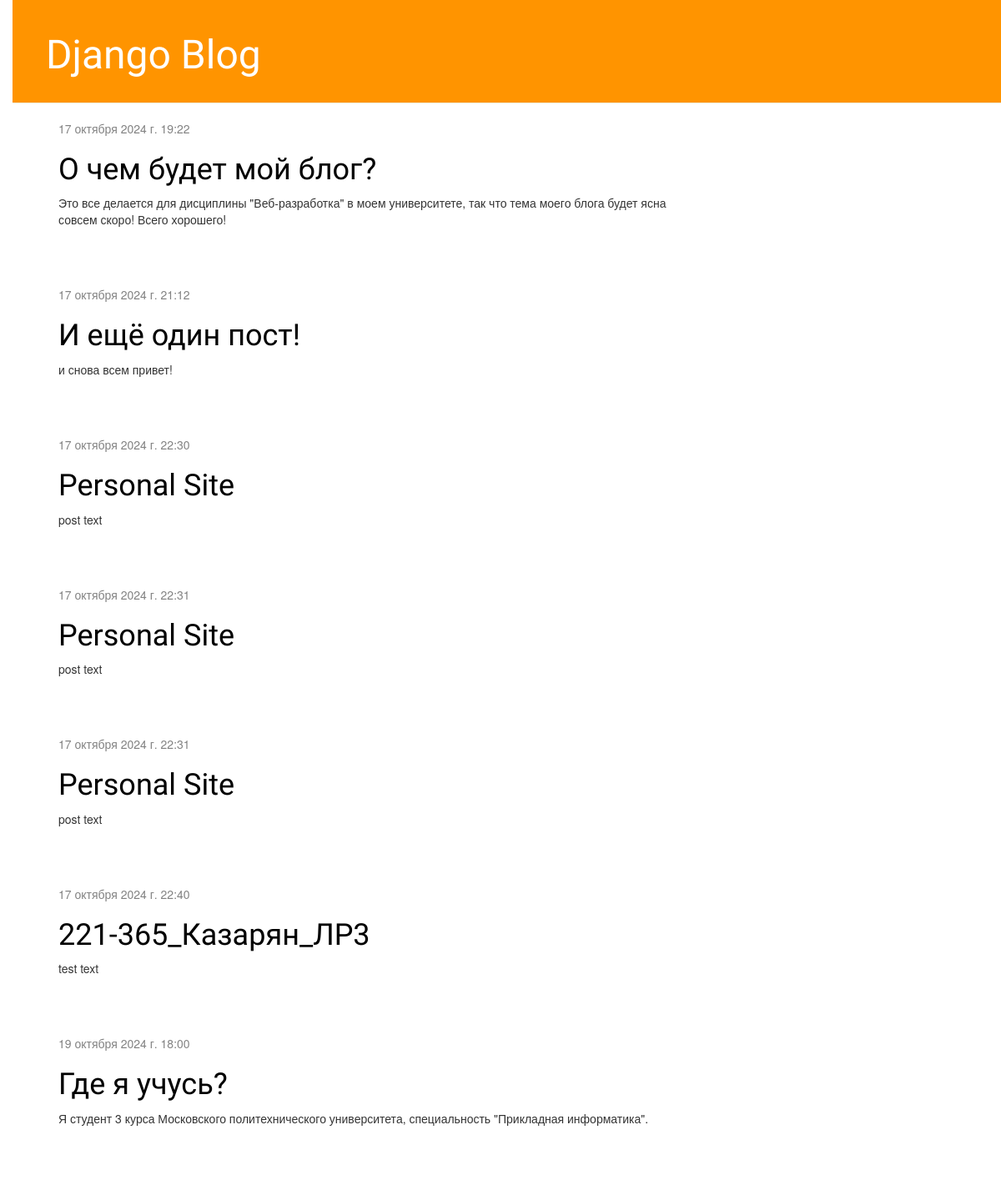
The page / on the database its author committed.
### blog/models.py (models this page shows, shortened)
class Post(models.Model):
    author = models.ForeignKey(settings.AUTH_USER_MODEL, on_delete=models.CASCADE)
    title = models.CharField(max_length=200)
    text = models.TextField()
    created_date = models.DateTimeField(default=timezone.now)
    published_date = models.DateTimeField(blank=True, null=True)

### blog/views.py (the view)
# urls.py: path('', views.post_list, name='post_list'),
def post_list(request):
    posts = Post.objects.filter(published_date__lte=timezone.now()).order_by('published_date')
    return render(request, 'blog/post_list.html', {'posts': posts})

### blog/templates/blog/post_list.html
{% extends 'blog/base.html' %}
{% block content %}
    {% for post in posts %}
        <div class="post">
            <div class="date">
                {{ post.published_date }}
            </div>
            <h1><a href="">{{ post.title }}</a></h1>
            <p>{{ post.text|linebreaksbr }}</p>
        </div>
    {% endfor %}
{% endblock %}

### blog/static/css/blog.css (style rules this page uses)
body { padding-left: 15px; }
h1, h2, h3, h4 { font-family: 'Lobster', cursive; }
.date { color: #828282; }
.post { margin-bottom: 70px; }
.post h1 a, .post h1 a:visited { color: #000000; }

### rows shown on the page
Post: published_date "17 октября 2024 г. 19:22", title "О чем будет мой блог?", text "Это все делается для дисциплины \"Веб-разработка\" в моем университете, так что тема моего блога будет ясна совсем скоро! Всего хорошего!"
Post: published_date "17 октября 2024 г. 21:12", title "И ещё один пост!", text "и снова всем привет!"
Post: published_date "17 октября 2024 г. 22:30", title "Personal Site", text "post text"
Post: published_date "17 октября 2024 г. 22:31", title "Personal Site", text "post text"
Post: published_date "17 октября 2024 г. 22:31", title "Personal Site", text "post text"
Post: published_date "17 октября 2024 г. 22:40", title "221-365_Казарян_ЛР3", text "test text"
Post: published_date "19 октября 2024 г. 18:00", title "Где я учусь?", text "Я студент 3 курса Московского политехнического университета, специальность \"Прикладная информатика\"."
